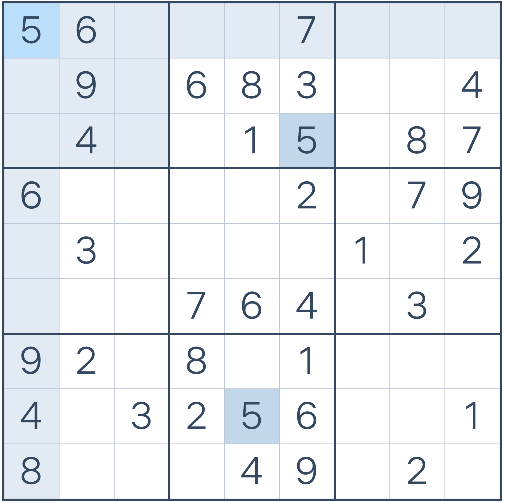
#> input picture OCR testing/OCR test(1).PNG, 506 x 503 px
$ python -i OCR.py   (imports and definitions only)
#> lines starting #> are read from the running program, lines starting #| are printed output that depends on the picture; after the words box and inside, x2 and y2 are one past the last pixel; in counts of white or black regions, pixels touching at a corner belong together
import pytesseract
import cv2
import numpy as np

def run_ocr(image_path):
#> called with image_path = '../OCR testing/OCR test(1).PNG'
    img = cv2.imread(image_path)
#> img is the input picture: shape (503, 506, 3); mean B, G, R 242.2, 238, 233.9

    #Preprocessing
    #Brightness
    brightness_factor = 2.5
    brightened = np.clip(img * brightness_factor, 0, 255).astype(np.uint8)
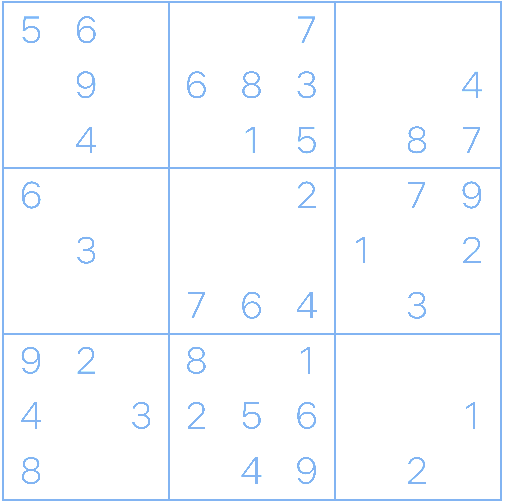
#> brightened: shape (503, 506, 3); mean B, G, R 254.3, 251.2, 248.5

    #Grayscale
    gray = cv2.cvtColor(brightened, cv2.COLOR_BGR2GRAY)
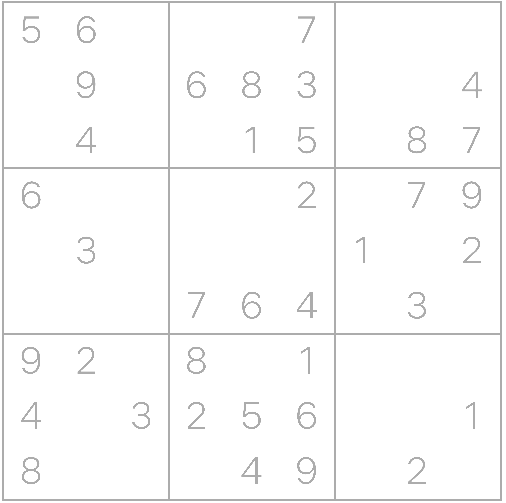
#> gray: shape (503, 506); min 172, max 255, mean 250.7

    blurred = cv2.GaussianBlur(gray, (3, 3), 0)

    #Threshold
    thresh = cv2.adaptiveThreshold(blurred, 255, cv2.ADAPTIVE_THRESH_MEAN_C, cv2.THRESH_BINARY_INV, 11, 2)
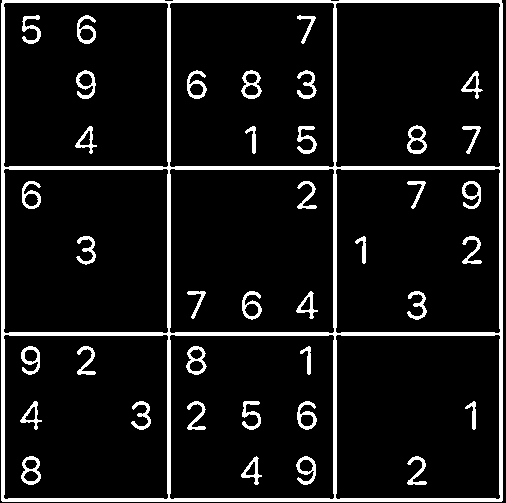
#> thresh: shape (503, 506); 9.1% white; 39 white regions, largest, box (x1, y1, x2, y2) and area: (1, 0, 503, 502) 15052, (186, 346, 207, 375) 262, (241, 70, 262, 99) 261

    inverted = cv2.bitwise_not(thresh)

    kernel = cv2.getStructuringElement(cv2.MORPH_RECT, (2, 2))
    opened = cv2.morphologyEx(thresh, cv2.MORPH_OPEN, kernel)
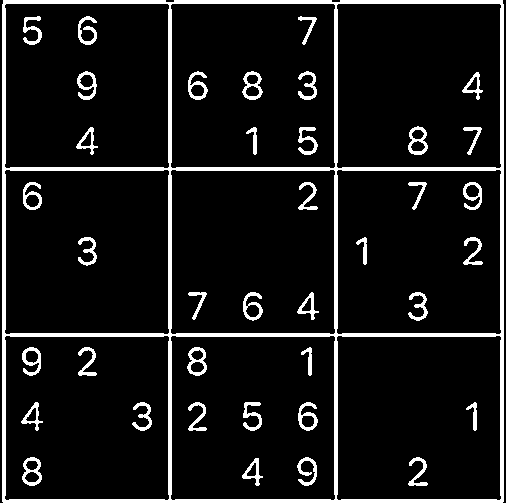
#> opened: shape (503, 506); 9.3% white; 39 white regions, largest, box (x1, y1, x2, y2) and area: (2, 0, 504, 503) 15536, (242, 71, 263, 100) 261, (408, 126, 428, 155) 261

    clahe = cv2.createCLAHE(clipLimit=2.0, tileGridSize=(8, 8))
    contrast = clahe.apply(opened)

    kernel_sharp = np.array([[-1, -1, -1], [-1, 9, -1], [-1, -1, -1]])
    sharpened = cv2.filter2D(contrast, -1, kernel_sharp)

    height, width = sharpened.shape
#> height = 503; width = 506
    cell_h, cell_w = height // 9, width // 9
#> cell_h = 55; cell_w = 56

    custom_config = r"--psm 10 -c tessedit_char_whitelist=123456789"

    board = []

    for i in range(9):
        row = []
        for j in range(9):
            x1, y1 = j * cell_w, i * cell_h
            x2, y2 = (j + 1) * cell_w, (i + 1) * cell_h

            cell = thresh[y1:y2, x1:x2]

            cell = cv2.resize(cell,(100, 100), interpolation=cv2.INTER_LINEAR)
            cell = cv2.copyMakeBorder(cell, 10, 10, 10, 10, cv2.BORDER_CONSTANT, value=0)

            # OCR
            if cv2.countNonZero(cell) <80:
                row.append('')
                continue

            digit = pytesseract.image_to_string(cell, config=custom_config)
            digit = digit.strip()

            if len(digit) == 1 and digit in '123456789':
                row.append(int(digit))
            else:
                row.append('')
        board.append(row)
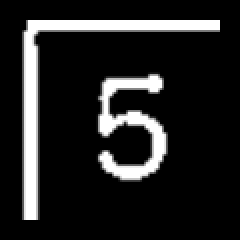
#> cell: shape (120, 120) (shown 2 times larger); min 0, max 255, mean 34.8
#> after the loop, board = []

    #Convert to correct board format
    nested_board = [[[['' for _ in range(3)] for _ in range(3)] for _ in range(3)] for _ in range(3)]
    for i in range(9):
        for j in range(9):
            value = board[i][j]
            box_row, box_col = i // 3, j // 3
            cell_row, cell_col = i % 3, j % 3
            nested_board[box_row][box_col][cell_row][cell_col] = value
    return nested_board

#> (the run stopped early here; a loop or call above may not have finished)

$ run again, on OCR testing/OCR test(2).PNG
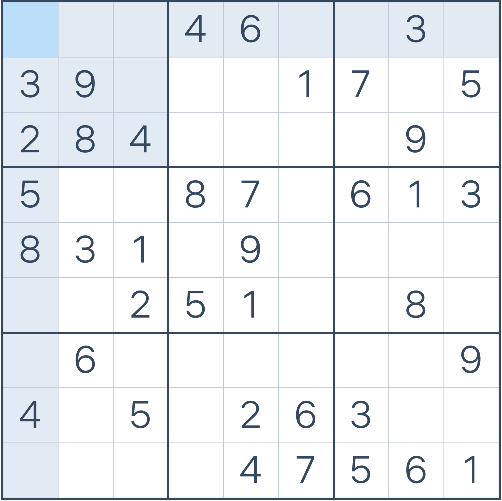
#> input picture OCR testing/OCR test(2).PNG, 502 x 501 px
#> in run_ocr, img is the input picture: shape (501, 502, 3); mean B, G, R 242.5, 238.6, 234.9
#> in run_ocr, `thresh = cv2.adaptiveThreshold(blurred, 255, cv2.ADAPTIVE_THRESH_MEAN_..`:
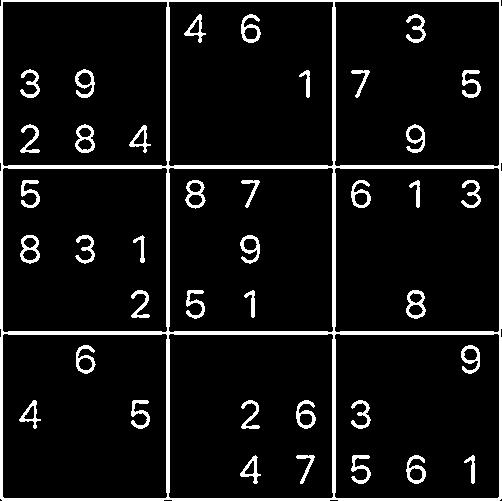
#> thresh: shape (501, 502); 8.4% white; 39 white regions, largest, box (x1, y1, x2, y2) and area: (0, 0, 502, 501) 13098, (406, 290, 426, 319) 264, (20, 235, 40, 264) 261
#> opened: shape (501, 502); 8.4% white; 39 white regions, largest, box (x1, y1, x2, y2) and area: (0, 0, 502, 501) 13116, (407, 291, 427, 320) 264, (21, 236, 41, 265) 261
#> after the loop in run_ocr, `for i in range(9):`:
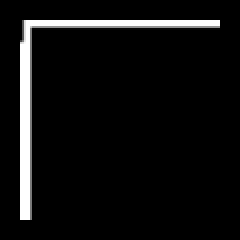
#> cell: shape (120, 120) (shown 2 times larger); min 0, max 255, mean 15.4
#> after the loop in run_ocr, `for i in range(9):`: board = []

$ run again, on OCR testing/OCR test(3).PNG
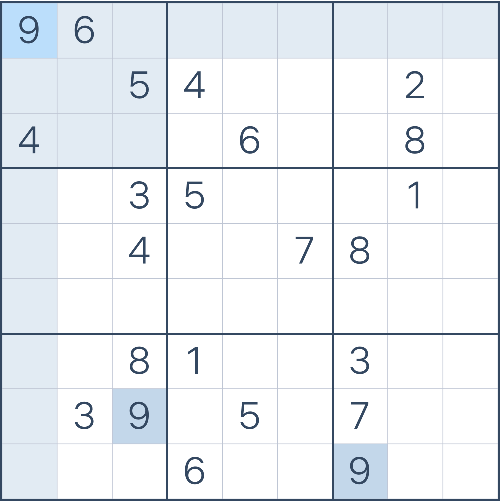
#> input picture OCR testing/OCR test(3).PNG, 501 x 502 px
#> in run_ocr, img is the input picture: shape (502, 501, 3); mean B, G, R 243.4, 239.4, 235.4
#> in run_ocr, `thresh = cv2.adaptiveThreshold(blurred, 255, cv2.ADAPTIVE_THRESH_MEAN_..`:
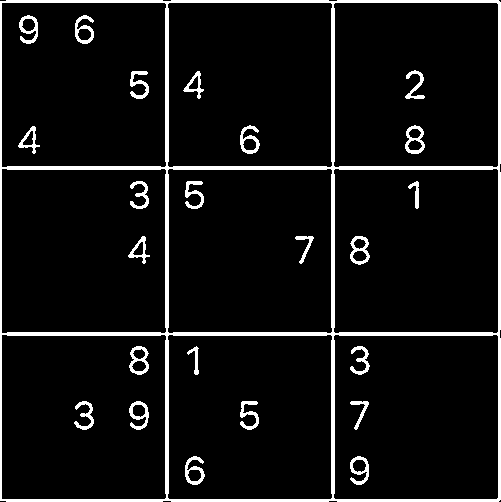
#> thresh: shape (502, 501); 7.2% white; 24 white regions, largest, box (x1, y1, x2, y2) and area: (0, 0, 501, 502) 13098, (405, 125, 425, 154) 261, (350, 236, 370, 265) 259
#> opened: shape (502, 501); 7.2% white; 24 white regions, largest, box (x1, y1, x2, y2) and area: (0, 0, 501, 502) 13116, (406, 126, 426, 155) 261, (351, 237, 371, 266) 258
#> after the loop in run_ocr, `for i in range(9):`:
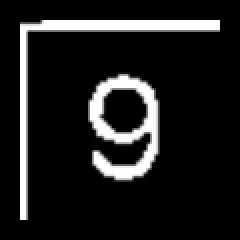
#> cell: shape (120, 120) (shown 2 times larger); min 0, max 255, mean 30
#> after the loop in run_ocr, `for i in range(9):`: board = []
